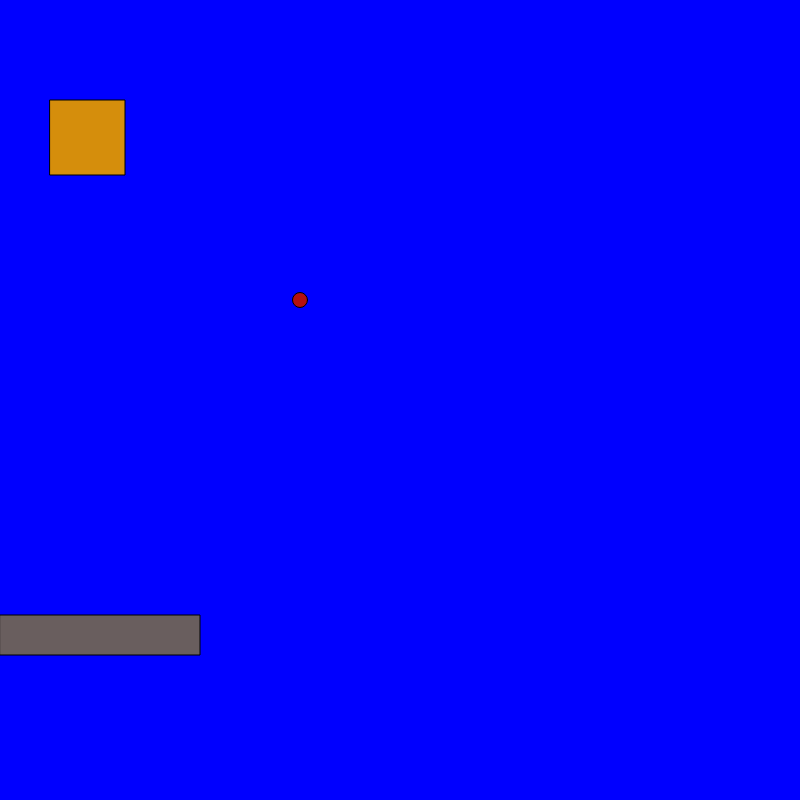
Frame 1 (no input)
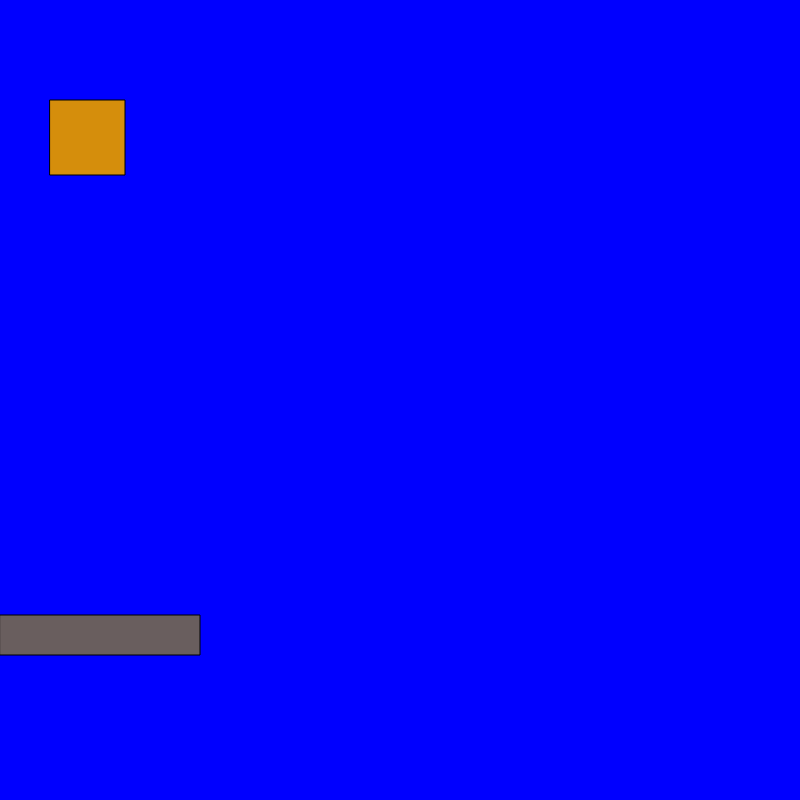
Frame 60 (no input)
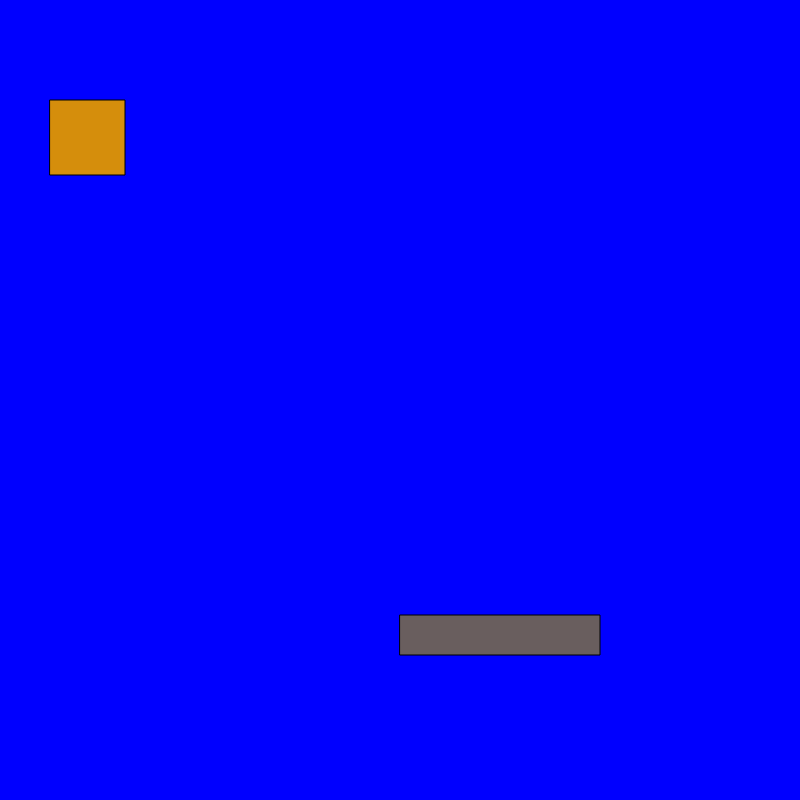
Frame 120 (the mouse pressed at the canvas centre since frame 60)

The p5.js sketch that drew these frames (run headless with seeded random() and noise() and a simulated clock; from frame 60 on, the mouse is pressed at the canvas centre):

// p5.js sketch
// ── sketch.js
var kittyX=50
var kittyY=100
var toyX=300
var toyY=300
function setup() {
  createCanvas(800, 800);
  noCursor()
}

function draw() {
  background('blue')
  fill('rgb(105,94,94)')
  rect(mouseX, 615, 200, 40)
  fill('rgb(180,16,16)')
  ellipse(toyX, toyY, 15, 15)
  toyY=toyY-15
  fill('rgb(213,142,12)')
  rect(kittyX, kittyY, 75, 75)
  if(toyX>kittyX && toyX<kittyX +75 && toyY>kittyY && toyY<kittyY + 75){
  kittyX=random(750)
  kittyY=random(400)
  }
  
}

function mousePressed(){
  toyX=mouseX + 100
  toyY=625
}
